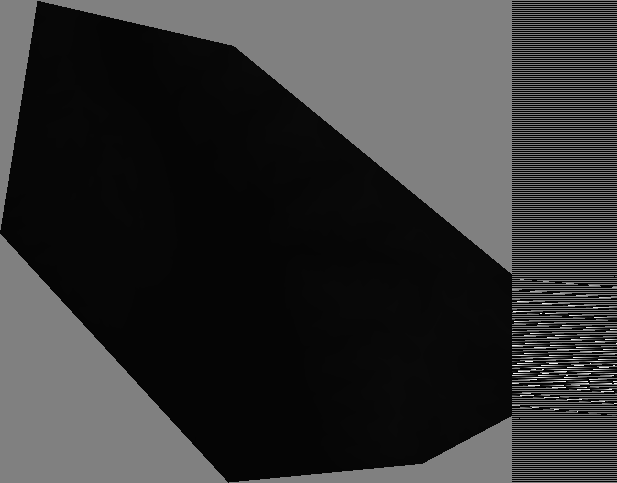
#> input picture data/dem.tif, 617 x 483 px
$ python -i util.py   (imports and definitions only)
#> lines starting #> are read from the running program, lines starting #| are printed output that depends on the picture; after the words box and inside, x2 and y2 are one past the last pixel; in counts of white or black regions, pixels touching at a corner belong together
import numpy as np
import cv2

def openImg(fname):
#> called with fname = 'data/dem.tif'
    img = cv2.imread(fname, cv2.IMREAD_UNCHANGED)
#> img is the input picture: shape (483, 617) int16; min -32768, max 2531, mean -13450.2
    # print('img type is ', img.type)
    img = img.astype(np.float32)
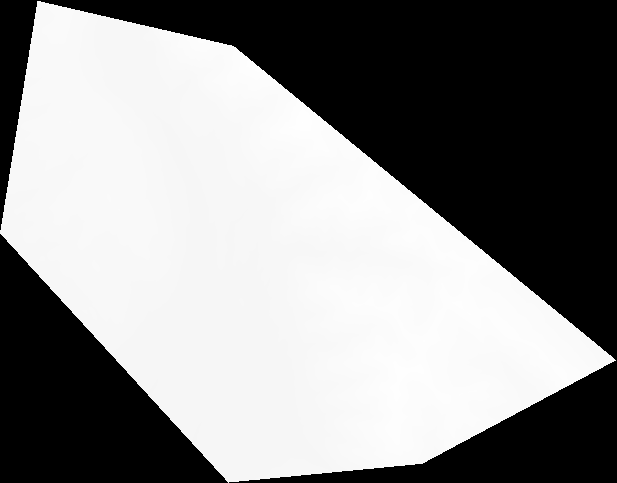
#> img: shape (483, 617) float32; min -32768, max 2531, mean -13450.2; drawn with min black and max white
    channels = cv2.split(img)
    for c in channels:
        c[invalidPixelIndices(c)] = np.nan
#> this loop made 1 pass
#> pass 1, in invalidPixelMask, `noDataMask = noDataMask[1:h+1, 1:w+1]`:
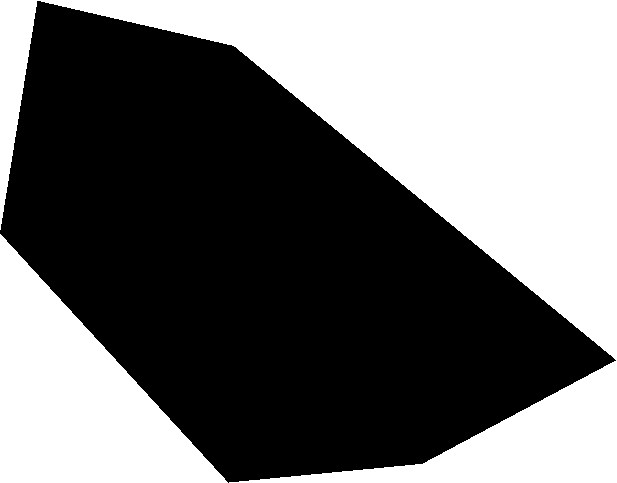
#> noDataMask: shape (483, 617); values 0 (black) and 1 (white), 44% white; 2 white regions, box (x1, y1, x2, y2) and area: (0, 0, 617, 483) 102703, (0, 234, 228, 483) 28535
    return cv2.merge(channels)
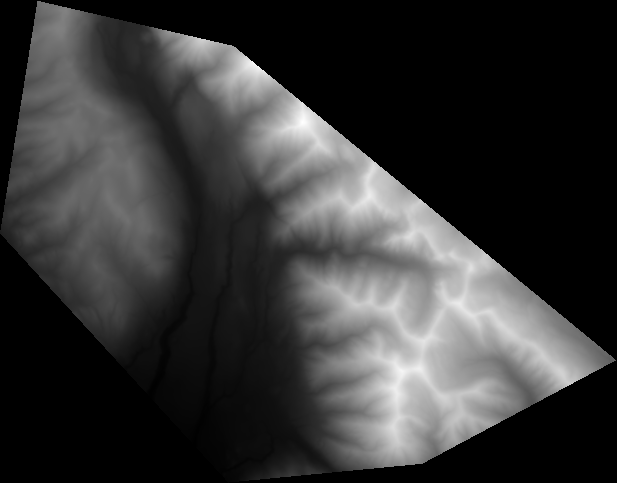
#> returned value: shape (483, 617) float32; 44.04% of the values are NaN or infinite; the others: min 1275, max 2531, mean 1751.5; drawn with min black, max white, NaN and infinite black

def validPixelIndices(layer):
    validPixelMask = 1-invalidPixelMask(layer)
    return np.where(validPixelMask)

def invalidPixelIndices(layer):
    return np.where(invalidPixelMask(layer))

def invalidPixelMask(layer):
    # If there are any massively valued pixels, just return those
    HUGE = 1e10
    huge = np.absolute(layer) > HUGE
    if np.any(huge):
        return huge

    # floodfill in from every corner, all the NODATA pixels are the same value so they'll get found
    h,w = layer.shape[:2]
    noDataMask = np.zeros((h+2,w+2), dtype = np.uint8)
    fill = 1
    seeds = [(0,0), (0,h-1), (w-1,0), (w-1,h-1)]
    for seed in seeds:
        cv2.floodFill(layer.copy(), noDataMask, seed, fill)
        # [7 lines of commented-out code are left out]
    noDataMask = noDataMask[1:h+1, 1:w+1]
    return noDataMask

# [19 lines not run here, left out]

>>> result = openImg('data/dem.tif')
